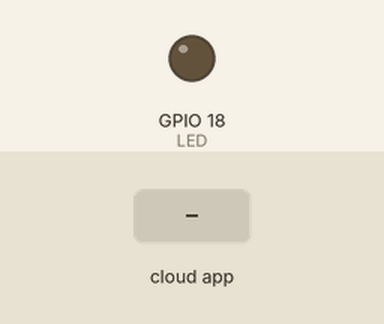
Simulated run of this sketch. Board: ESP32. On the bench: output pins drawn as LEDs (lit = HIGH). The test bench sets the inputs (shaded band). The RemoteXY app is connected.

Above: at 1.2 s.
1.3 s: the phone or cloud app sets pushSwitch_01 to 1
At 2.5 s:
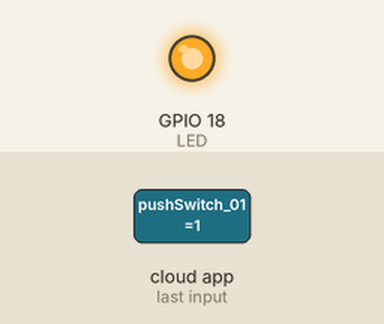
2.8 s: the phone or cloud app sets pushSwitch_01 to 0
At 3.9 s:
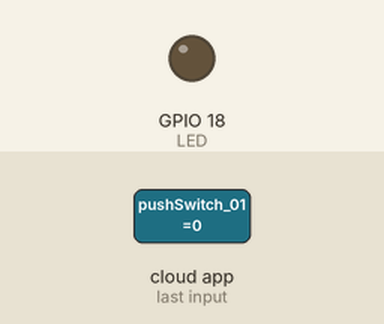
Timing chart, 0 to 5.8 s (numbered marks = the images above; inputs shaded):
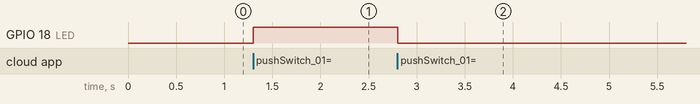

The sketch:

Button_Switch.ino
```cpp
// выбор модуля и способа связи
#define REMOTEXY_MODE__ESP32CORE_BLE
// библиотека для BLE
#include <BLEDevice.h>
// Имя устройства
#define REMOTEXY_BLUETOOTH_NAME "IoTik32"
// библиотека RemoteXY
#include <RemoteXY.h>

// конфигурация графического интерфейса
#pragma pack(push, 1)
uint8_t RemoteXY_CONF[] =  // 62 bytes
  { 255, 3, 0, 0, 0, 55, 0, 17, 0, 0, 0, 31, 1, 106, 200, 1, 1, 3, 0, 1,
    16, 25, 24, 24, 0, 2, 31, 0, 10, 67, 25, 24, 24, 48, 4, 26, 31, 79, 78, 0,
    31, 79, 70, 70, 0, 2, 33, 63, 44, 22, 0, 2, 26, 31, 31, 79, 78, 0, 79, 70,
    70, 0 };

// структура со всеми переменными для связи с элементами
struct {
  // входные
  uint8_t button_01;      // =1 if button pressed, else =0
  uint8_t pushSwitch_01;  // =1 if state is ON, else =0
  uint8_t switch_01;      // =1 if switch ON and =0 if OFF

  // другие
  uint8_t connect_flag;  // =1 if wire connected, else =0

} RemoteXY;
#pragma pack(pop)

#define LED 18  // 4

void setup() {
  pinMode(LED, OUTPUT);
  // запуск
  RemoteXY_Init();
}

void loop() {
  // обработчик событий
  RemoteXY_Handler();

  if (RemoteXY.switch_01) {
    // если переключатель на ON
    if (RemoteXY.button_01) {
      // кнопка нажата
      digitalWrite(LED, HIGH);
    } else {
      // кнопка не нажата
      digitalWrite(LED, LOW);
    }
  } else {
    // если переключатель на OFF
    if (RemoteXY.pushSwitch_01) {
      // кнопка с фиксацией нажата
      digitalWrite(LED, HIGH);
    } else {
      // кнопка с фиксацией не нажата
      digitalWrite(LED, LOW);
    }
  }
}
```

Measured:
- after the input at 1.3 s, GPIO 18 (LED): LOW → HIGH at once
- after the input at 2.8 s, GPIO 18 (LED): HIGH → LOW at once
